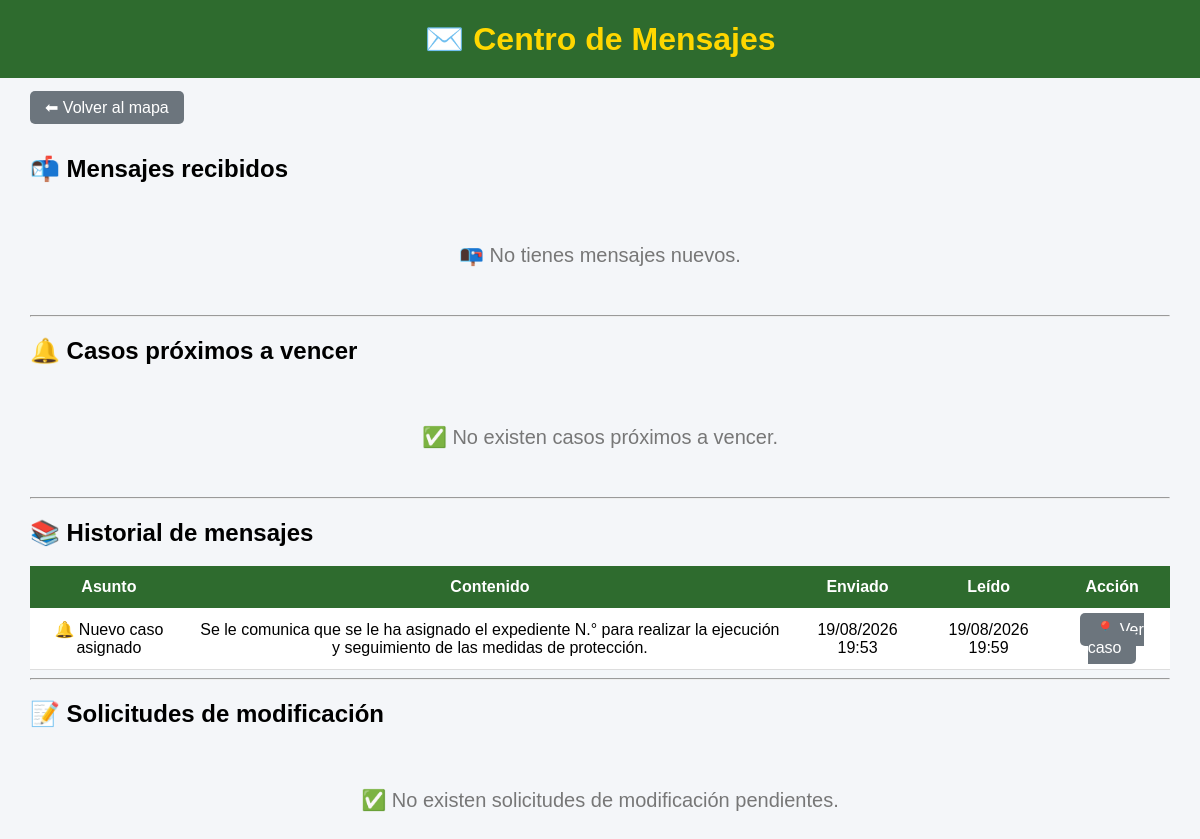
/mensajes/ (signed in), run on the app's committed database.
### mapa/models.py (models this page shows, shortened)
class Mensaje(models.Model):
    destinatario = models.ForeignKey(
        User,
        on_delete=models.CASCADE,
        related_name="mensajes_recibidos"
    )
    caso = models.ForeignKey(
        Caso,
        on_delete=models.CASCADE,
        related_name="mensajes"
    )
    asunto = models.CharField(
        max_length=200
    )
    contenido = models.TextField()
    leido = models.BooleanField(
        default=False
    )
    fecha_lectura = models.DateTimeField(
        null=True,
        blank=True
    )
    fecha = models.DateTimeField(
        auto_now_add=True
    )

### mapa/views.py (the view)
@login_required
@grupo_requerido(
    "Administrador",
    "Jefe_MP",
    "Usuario_MP"
)
def mensajes(request):
    mensajes_nuevos = Mensaje.objects.filter(
        destinatario=request.user,
        leido=False
    ).order_by("-fecha")
    historial_mensajes = Mensaje.objects.filter(
        destinatario=request.user,
        leido=True
    ).order_by("-fecha_lectura", "-fecha")
    solicitudes = SolicitudModificacion.objects.filter(
        estado="PENDIENTE"
    ).order_by("-fecha")
    hoy = timezone.now().date()
    limite = hoy + timedelta(days=3)
    if (
        request.user.is_superuser
        or request.user.groups.filter(
            name__in=["Administrador", "Jefe_MP"]
        ).exists()
    ):
        casos_por_vencer = Caso.objects.filter(
            estado="ACTIVO",
            fecha_limite__isnull=False,
            fecha_limite__gte=hoy,
            fecha_limite__lte=limite
        ).filter(
            Q(fecha_registro__year__gte=2026) |
            Q(ultima_visita__year__gte=2026)
        ).order_by("fecha_limite")
    else:
        casos_por_vencer = Caso.objects.filter(
            estado="ACTIVO",
            responsable=request.user,
            fecha_limite__isnull=False,
            fecha_limite__gte=hoy,
            fecha_limite__lte=limite
        ).filter(
            Q(fecha_registro__year__gte=2026) |
            Q(ultima_visita__year__gte=2026)
        ).order_by("fecha_limite")
    return render(
        request,
        "mapa/mensajes.html",
        {
            "mensajes_nuevos": mensajes_nuevos,
            "historial_mensajes": historial_mensajes,
            "solicitudes": solicitudes,
            "casos_por_vencer": casos_por_vencer,
        }
    )

### mapa/templates/mapa/mensajes.html (shortened to what this page needs)
<!DOCTYPE html>
<html lang="es">
<head>
</head>
<body>
<header>
<h1>✉️ Centro de Mensajes</h1>
</header>
<div class="contenedor">
<a href="/" class="btn volver">
⬅ Volver al mapa
</a>
<br><br>
<h2>📬 Mensajes recibidos</h2>
{% if mensajes_nuevos %}
<table>
<tr>
    <th>Asunto</th>
    <th>Contenido</th>
    <th>Fecha</th>
    <th>Estado</th>
    <th>Acciones</th>
</tr>
{% for mensaje in mensajes_nuevos %}
<tr>
<td>
    <a href="{% url 'editar_caso' mensaje.caso.id %}">
        {{ mensaje.asunto }}
    </a>
</td>
<td>{{ mensaje.contenido }}</td>
<td>{{ mensaje.fecha|date:"d/m/Y H:i" }}</td>
<td>
{% if mensaje.leido %}
<span style="color:green;">✅ Leído</span>
{% else %}
<span style="color:#dc3545; font-weight:bold;">🔴 No leído</span>
{% endif %}
</td>
<td>
    <a href="{% url 'editar_caso' mensaje.caso.id %}" class="btn aprobar">
        📍 Abrir caso
    </a>
</td>
</tr>
{% endfor %}
</table>
{% else %}
<div class="sin">
📭 No tienes mensajes nuevos.
</div>
{% endif %}
<hr>
<h2>🔔 Casos próximos a vencer</h2>
{% if casos_por_vencer %}
<table>
<tr>
    <th>Beneficiario</th>
    <th>DNI</th>
    <th>Fecha límite</th>
    <th>Responsable</th>
</tr>
{% for caso in casos_por_vencer %}
<tr>
<td>
{{ caso.beneficiario }}
</td>
<td>
{{ caso.dni_beneficiario }}
</td>
<td>
{{ caso.fecha_limite }}
</td>
<td>
{{ caso.responsable.username }}
</td>
</tr>
{% endfor %}
</table>
{% else %}
<div class="sin">
✅ No existen casos próximos a vencer.
</div>
{% endif %}
<hr>
<h2>📚 Historial de mensajes</h2>
{% if historial_mensajes %}
<table>
<tr>
    <th>Asunto</th>
    <th>Contenido</th>
    <th>Enviado</th>
    <th>Leído</th>
    <th>Acción</th>
</tr>
{% for mensaje in historial_mensajes %}
<tr>
<td>{{ mensaje.asunto }}</td>
<td>{{ mensaje.contenido }}</td>
<td>{{ mensaje.fecha|date:"d/m/Y H:i" }}</td>
<td>{{ mensaje.fecha_lectura|date:"d/m/Y H:i" }}</td>
<td>
<a href="{% url 'editar_caso' mensaje.caso.id %}" class="btn volver">
📍 Ver caso
</a>
</td>
</tr>
{% endfor %}
</table>
{% else %}
<div class="sin">
📚 No existen mensajes en el historial.
</div>
{% endif %}
<hr>
<h2>📝 Solicitudes de modificación</h2>
{% if solicitudes %}
<table>
<tr>
<th>ID</th>
<th>Beneficiario</th>
<th>Solicitante</th>
<th>Motivo</th>
<th>Fecha</th>
<th>Acciones</th>
</tr>
{% for solicitud in solicitudes %}
<tr>
<td>{{ solicitud.id }}</td>
<td>{{ solicitud.caso.beneficiario }}</td>
<td>{{ solicitud.solicitante.username }}</td>
<td>{{ solicitud.motivo }}</td>
<td>{{ solicitud.fecha|date:"d/m/Y H:i" }}</td>
<td>
<a href="{% url 'aprobar_solicitud' solicitud.id %}" class="btn aprobar">
✅ Aprobar
</a>
<a href="{% url 'rechazar_solicitud' solicitud.id %}" class="btn rechazar">
❌ Rechazar
</a>
</td>
</tr>
{% endfor %}
</table>
{% else %}
<div class="sin">
✅ No existen solicitudes de modificación pendientes.
</div>
{% endif %}
</div>
</body>
</html>

### mapa/templates/mapa/mensajes.html (style rules this page uses)
body { margin:0; font-family:Arial, Helvetica, sans-serif; background:#f4f6f9; }
header { background:#2E6B2E; color:#FFD700; text-align:center; padding:20px; }
h1 { margin:0; }
.contenedor { width:95%; margin:auto; margin-top:20px; }
table { width:100%; border-collapse:collapse; background:white; }
th { background:#2E6B2E; color:white; padding:12px; }
td { padding:12px; border-bottom:1px solid #ddd; text-align:center; }
.btn { padding:8px 15px; border:none; border-radius:5px; text-decoration:none; color:white; }
.volver { background:#6c757d; }
.sin { text-align:center; padding:40px; font-size:20px; color:#777; }

### data on the page
Mensaje: asunto "🔔 Nuevo caso asignado", contenido "Se le comunica que se le ha asignado el expediente N.° para realizar la ejecución y seguimiento de las medidas de protección.", fecha "19/08/2026 19:53", fecha_lectura "19/08/2026 19:59"
